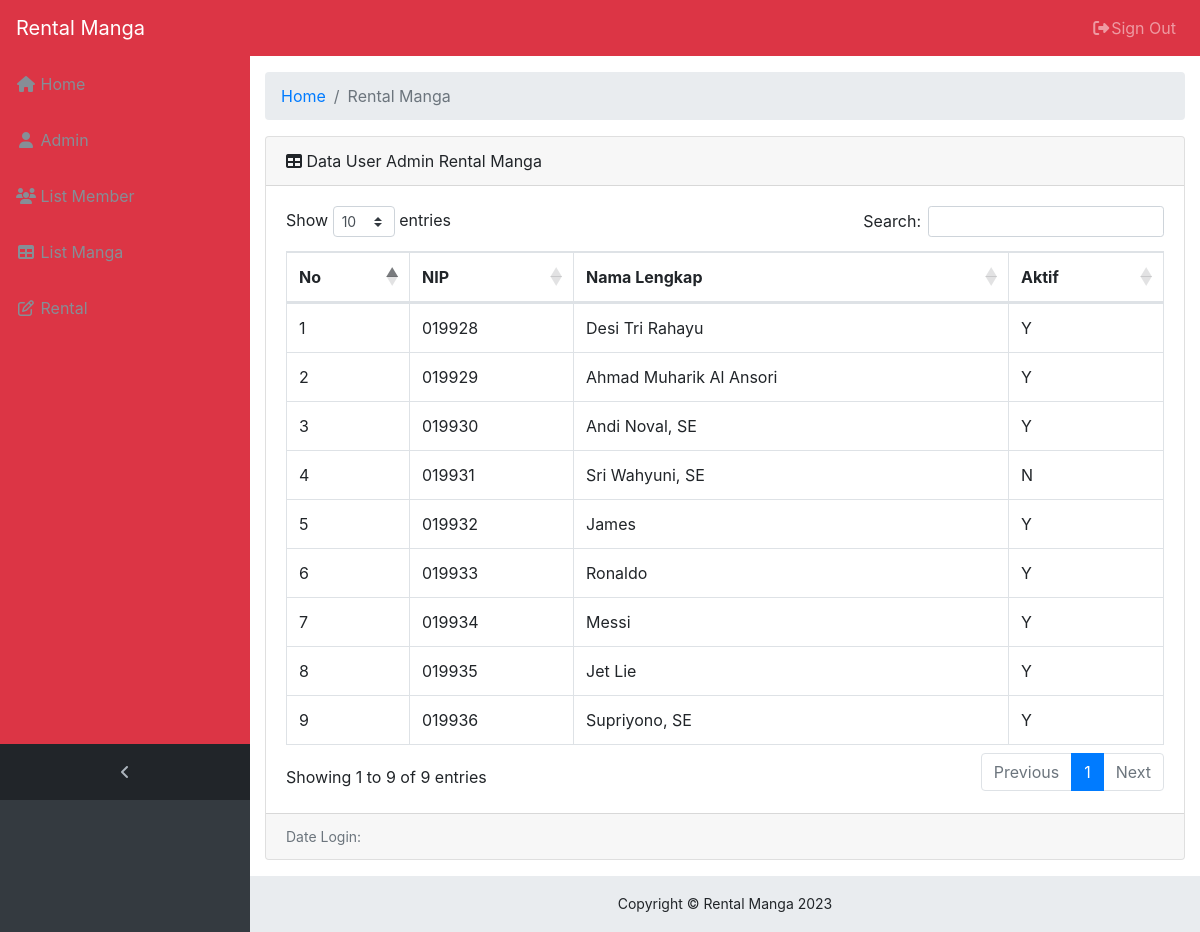
The page /master/master_admin.php?page=user on the database its author committed.
### tables this page shows
CREATE TABLE IF NOT EXISTS `tuser` (
  `IdUser` int(11) NOT NULL AUTO_INCREMENT,
  `NIP` varchar(6) NOT NULL,
  `NamaLengkap` varchar(100) NOT NULL,
  `Alamat` text NOT NULL,
  `Telepon` varchar(20) NOT NULL,
  `CellPhone` varchar(20) NOT NULL,
  `Agama` varchar(20) NOT NULL,
  `Email` varchar(100) NOT NULL,
  `Aktif` char(1) NOT NULL,
  `Username` varchar(32) NOT NULL,
  `Password` varchar(32) NOT NULL,
  `IdPendidikanTerakhir` int(11) NOT NULL,
  `LastLogin` datetime NOT NULL,
  `LastUpdateDate` datetime NOT NULL,
  `LastUpdateUser` int(11) NOT NULL,
  `CreatedDate` datetime NOT NULL,
  `CreatedUser` int(11) NOT NULL,
  PRIMARY KEY (`IdUser`)
);

### page/user/user.php (the view, shortened to what this page needs)
<?php
switch (@$_GET['act']) {
  default:
    ?>
    <div class="card mb-3">
      <div class="card-header">
        <i class="fa fa-table"></i> Data User Admin Rental Manga
      </div>
      <div class="card-body">
        <div class="table-responsive">
          <table class="table table-bordered" id="dataTable" width="100%" cellspacing="0">
            <thead>
              <tr>
                <th>No</th>
                <th>NIP</th>
                <th>Nama Lengkap</th>
                <th>Aktif</th>
              </tr>
            </thead>
            <tbody>
              <?php
              $no = 1;
              $sql = mysqli_query($link, "SELECT * FROM tuser");
              while ($data = mysqli_fetch_array($sql)) {
                ?>
                <tr>
                  <td>
                    <?php echo $no++; ?>
                  </td>
                  <td>
                    <?php echo $data['NIP']; ?>
                  </td>
                  <td>
                    <?php echo $data['NamaLengkap']; ?>
                  </td>
                  <td>
                    <?php echo $data['Aktif']; ?>
                  </td>
                </tr>
              <?php } ?>
            </tbody>
          </table>
        </div>
      </div>
      <div class="card-footer small text-muted"> Date Login:
      </div>
    </div>
    <?php
    break;
?>
<?php
}
?>

### master/master_admin.php (shortened to what this page needs)
<!DOCTYPE html>
<html lang="en">
<head>
  <link href="vendor/bootstrap/css/bootstrap.min.css" rel="stylesheet">
  <link href="vendor/font-awesome/css/font-awesome.min.css" rel="stylesheet" type="text/css">
  <link href="vendor/datatables/dataTables.bootstrap4.css" rel="stylesheet">
  <link href="css/sb-admin.css" rel="stylesheet">
</head>
<body class="fixed-nav sticky-footer bg-dark" id="page-top">
  <nav class="navbar navbar-expand-lg navbar-dark bg-danger fixed-top" id="mainNav">
    <a class="navbar-brand" href="master.php">Rental Manga</a>
    <div class="collapse navbar-collapse" id="navbarResponsive">
      <ul class="navbar-nav navbar-sidenav bg-danger" id="exampleAccordion">
        <li class="nav-item" data-toggle="tooltip" data-placement="right" title="Home">
          <a class="nav-link" href="master.php">
            <i class="fa fa-fw fa-home"></i>
            <span class="nav-link-text">Home</span>
          </a>
        </li>
        <li class="nav-item" data-toggle="tooltip" data-placement="right" title="User">
          <a class="nav-link" href="?page=user">
            <i class="fa fa-fw fa-user"></i>
            <span class="nav-link-text">Admin</span>
          </a>
        </li>
        <li class="nav-item" data-toggle="tooltip" data-placement="right" title="Anggota">
          <a class="nav-link" href="?page=anggota">
            <i class="fa fa-fw fa-group"></i>
            <span class="nav-link-text">List Member</span>
          </a>
        </li>
        <li class="nav-item" data-toggle="tooltip" data-placement="right" title="Buku">
          <a class="nav-link" href="?page=buku">
            <i class="fa fa-fw fa-table"></i>
            <span class="nav-link-text">List Manga</span>
          </a>
        </li>
        <li class="nav-item" data-toggle="tooltip" data-placement="right" title="Transaksi">
          <a class="nav-link" href="?page=transaksi">
            <i class="fa fa-fw fa-edit"></i>
            <span class="nav-link-text">Rental</span>
          </a>
        </li>
      </ul>
      <ul class="navbar-nav sidenav-toggler">
        <li class="nav-item">
          <a class="nav-link text-center" id="sidenavToggler">
            <i class="fa fa-fw fa-angle-left"></i>
          </a>
        </li>
      </ul>
      <ul class="navbar-nav ml-auto">
        <li class="nav-item dropdown">
        <li class="nav-item">
          <a class="nav-link" data-toggle="modal" data-target="#exampleModal">
            <i class="fa fa-fw fa-sign-out"></i>Sign Out</a>
        </li>
      </ul>
    </div>
  </nav>
  <div class="content-wrapper">
    <div class="container-fluid">
      <ol class="breadcrumb">
        <li class="breadcrumb-item">
          <a href="master.php">Home</a>
        </li>
        <li class="breadcrumb-item active">Rental Manga</li>
      </ol>
      <div class="row">
        <div class="col-12">
          <?php include "konten.php"; ?>
        </div>
      </div>
    </div>
    <footer class="sticky-footer">
      <div class="container">
        <div class="text-center">
          <small>Copyright © Rental Manga 2023</small>
        </div>
      </div>
    </footer>
  </div>
</body>
</html>

### konten.php (shortened to what this page needs)
<?php
include "koneksi/koneksi.php";
$page = isset($_GET['page']) ? $_GET['page'] : '';
	if ($page == 'buku') {
		include "page/buku/buku.php";
	}
	elseif ($page == 'transaksi') {
		include "page/transaksi/transaksi.php";
	}
	elseif ($page == 'user') {
		include "page/user/user.php";
	}
	elseif ($page == 'anggota') {
		include "page/anggota/anggota.php";
	}
	elseif ($page == 'laporan_buku') {
		include "laporan/laporan_buku.php";
	}
	elseif ($page == 'laporan_anggota') {
		include "page/laporan/laporan_anggota_excel.php";
		include "page/laporan/laporan_anggota_pdf.php";
	}
	elseif ($page == 'laporan_buku') {
		include "page/laporan/laporan_buku_excel.php";
		include "page/laporan/laporan_buku_pdf.php";
	}
	elseif ($page == 'laporan_transaksi') {
		include "page/laporan/laporan_transaksi_excel.php";
		include "page/laporan/laporan_transaksi_pdf.php";
	}
	else {
		include "page/home/home.php";
	}
?>

### css/sb-admin.css (style rules this page uses)
html { position: relative; min-height: 100%; }
body { overflow-x: hidden; }
body.sticky-footer { margin-bottom: 56px; }
body.sticky-footer .content-wrapper { min-height: calc(100vh - 56px - 56px); }
body.fixed-nav { padding-top: 56px; }
.content-wrapper { min-height: calc(100vh - 56px); padding-top: 1rem; }
#mainNav .navbar-collapse { overflow: auto; max-height: 75vh; }
#mainNav .navbar-collapse .navbar-nav .nav-item .nav-link { cursor: pointer; }
#mainNav .navbar-collapse .sidenav-toggler { display: none; }
@media (min-width: 992px) { #mainNav .navbar-brand { width: 250px; } }
@media (min-width: 992px) { #mainNav .navbar-collapse { overflow: visible; max-height: none; } }
@media (min-width: 992px) { #mainNav .navbar-collapse .navbar-sidenav { position: absolute; top: 0; left: 0; overflow-x: hidden; overflow-y: auto; -webkit-flex-direction: column; -ms-flex-direction: column; flex-direction: column; margin-top: 56px; } }
@media (min-width: 992px) { #mainNav .navbar-collapse .navbar-sidenav > .nav-item { width: 250px; padding: 0; } }
@media (min-width: 992px) { #mainNav .navbar-collapse .navbar-sidenav > .nav-item > .nav-link { padding: 1em; } }
#mainNav.fixed-top .sidenav-toggler { display: none; }
@media (min-width: 992px) { #mainNav.fixed-top .navbar-sidenav { height: calc(100vh - 112px); } }
@media (min-width: 992px) { #mainNav.fixed-top .sidenav-toggler { position: absolute; top: 0; left: 0; display: flex; overflow-x: hidden; overflow-y: auto; -webkit-flex-direction: column; -ms-flex-direction: column; flex-direction: column; margin-top: calc(100vh - 56px); } }
@media (min-width: 992px) { #mainNav.fixed-top .sidenav-toggler > .nav-item { width: 250px; padding: 0; } }
@media (min-width: 992px) { #mainNav.fixed-top .sidenav-toggler > .nav-item > .nav-link { padding: 1em; } }
#mainNav.fixed-top.navbar-dark .sidenav-toggler { background-color: #212529; }
#mainNav.fixed-top.navbar-dark .sidenav-toggler a i { color: #adb5bd; }
.content-wrapper { overflow-x: hidden; background: white; }
@media (min-width: 992px) { .content-wrapper { margin-left: 250px; } }
#sidenavToggler i { font-weight: 800; }
#mainNav.navbar-dark .navbar-collapse .navbar-sidenav > .nav-item > .nav-link { color: #868e96; }
@media (min-width: 992px) { #mainNav.navbar-dark .navbar-collapse .navbar-sidenav { background: #343a40; } }
footer.sticky-footer { position: absolute; right: 0; bottom: 0; width: 100%; height: 56px; background-color: #e9ecef; line-height: 55px; }
@media (min-width: 992px) { footer.sticky-footer { width: calc(100% - 250px); } }

### rows shown on the page
tuser: NIP "019928", NamaLengkap "Desi Tri Rahayu", Aktif "Y"
tuser: NIP "019929", NamaLengkap "Ahmad Muharik Al Ansori", Aktif "Y"
tuser: NIP "019930", NamaLengkap "Andi Noval, SE", Aktif "Y"
tuser: NIP "019931", NamaLengkap "Sri Wahyuni, SE", Aktif "N"
tuser: NIP "019932", NamaLengkap "James", Aktif "Y"
tuser: NIP "019933", NamaLengkap "Ronaldo", Aktif "Y"
tuser: NIP "019934", NamaLengkap "Messi", Aktif "Y"
tuser: NIP "019935", NamaLengkap "Jet Lie", Aktif "Y"
tuser: NIP "019936", NamaLengkap "Supriyono, SE", Aktif "Y"
